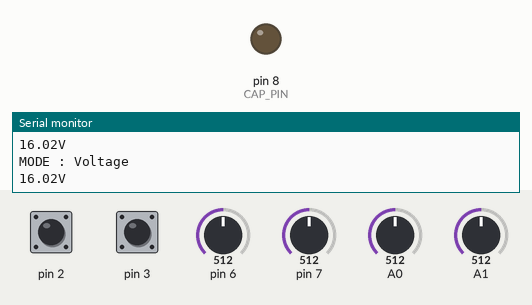
Simulated run of this sketch. Board: Arduino Uno, built with avr-gcc and run on an emulated ATmega328P. Shown: output pins drawn as LEDs (lit = HIGH), the last lines printed to the serial monitor. Dashed ring = blinking. The test bench sets the inputs (shaded band); at power-on: pin 2 HIGH, A0 = 512, pin 3 HIGH, pin 6 = 512, pin 7 = 512, A1 = 512.

Above: at 1.2 s.
1.3 s: pin 2 driven LOW
2.8 s: A0 set to 0
4.3 s: pin 2 pulsed HIGH 2 times (0.12 s each, 0.3 s apart)
At 5.7 s:
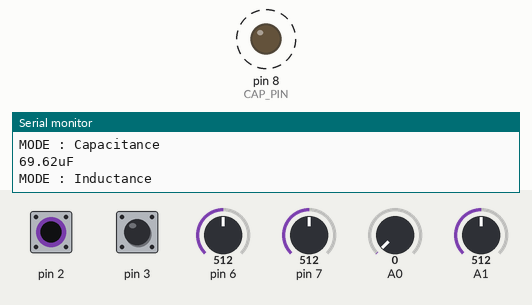
Timing chart, 0 to 13.9 s (numbered marks = the images above; inputs shaded):
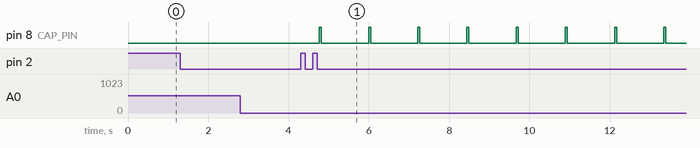

Measured:
- after the input at 4.3 s, pin 8 (CAP_PIN): alternates HIGH for 0.05 s and LOW for 1.2 s, starting after 0.47 s

The sketch:

multimeter_ard.ino
```cpp
#include <math.h>

#define N_MODES 5
#define ARD_VOLT 5.10f
#define CAP_PIN 8

#define CAP_CHARGE_MAX .5f
#define PI 3.1415926535

volatile int mode = 0;

volatile bool charging_cap = false;
volatile unsigned long cap_t_init = 0;
volatile unsigned long cap_t_final = 0;

char modes[][64] = { "Voltage", "Resistance", "Capacitance", "Inductance", "Diode" };
char units[][8] = { "V", "kOhm", "uF", "mH", "V" };

void cycleMode() {
  mode++;
  mode %= N_MODES;
}

void startRead() {
  if (mode == 2) {
    charging_cap = true;
    cap_t_init = millis();
    digitalWrite(CAP_PIN, HIGH);
  }
}

void stopRead() {
  charging_cap = false;
  cap_t_final = millis();

  digitalWrite(CAP_PIN, LOW);
}

void setup() {
  pinMode(2, INPUT);
  pinMode(3, INPUT);
  pinMode(CAP_PIN, OUTPUT);

  pinMode(A0, INPUT);
  pinMode(A1, INPUT);
  pinMode(A2, INPUT);

  attachInterrupt(digitalPinToInterrupt(2), cycleMode, FALLING);
  attachInterrupt(digitalPinToInterrupt(3), startRead, FALLING);

  ACSR = 0;
  ADCSRB = 0;

  Serial.begin(115200);
}

void loop() {
  Serial.print("MODE : ");
  Serial.print(modes[mode]);
  Serial.println();

  float result;

  if (mode == 0) {
    float MAX_VOLT = 32.00f;

    float volt = analogRead(A0) / 1023.0;
    result = volt * MAX_VOLT;
  } else if (mode == 1) {
    float rs = 19.16f;
    float res_vol = analogRead(A0) / 1023.0;

    result = rs * (1 / res_vol - 1);
  }
  if (mode == 2) {
    float r = 97.7f;
    float charge_vol = analogRead(A1) / 1023.0;

    if (charging_cap) {
      Serial.print("Charging ");
      Serial.print(charge_vol);
      Serial.println();
    }
    if (charge_vol >= CAP_CHARGE_MAX) stopRead();

    unsigned long dt = cap_t_final - cap_t_init;
    result = dt / (r * log(1 / (1.0 - CAP_CHARGE_MAX)));
  }
  if (mode == 3) {
    unsigned long timeout = 1e6;
    unsigned long t = 0;
    unsigned long total;

    PORTB |= 1;
    _delay_ms(50);
    PORTB &= 0;

    //next three while loops wait for full wave to start and finish
    //aco is a bit within ACSR register that represents output of the comparator

    while ((ACSR & (1<<ACO)) && t < timeout) { t++; }

    unsigned long start = micros();
    while (!(ACSR & (1<<ACO)) && t < timeout) { t++; }
    while ((ACSR & (1<<ACO)) && t < timeout) { t++; }
    total = micros() - start - 4;

    double C = 1.046;
    double T = total;

    if (t >= timeout) {
      result = 0;
    } else {
      result = (T*T) / (4.0*PI*PI*C) / 1e3;
      delay(100);
    }
  } else if (mode == 4) {
    PORTB |= 1;
    result = analogRead(A2) / 1023.0 * 5;
  }

  Serial.print(result);
  Serial.print(units[mode]);
  Serial.println();
  delay(50);
}
```
